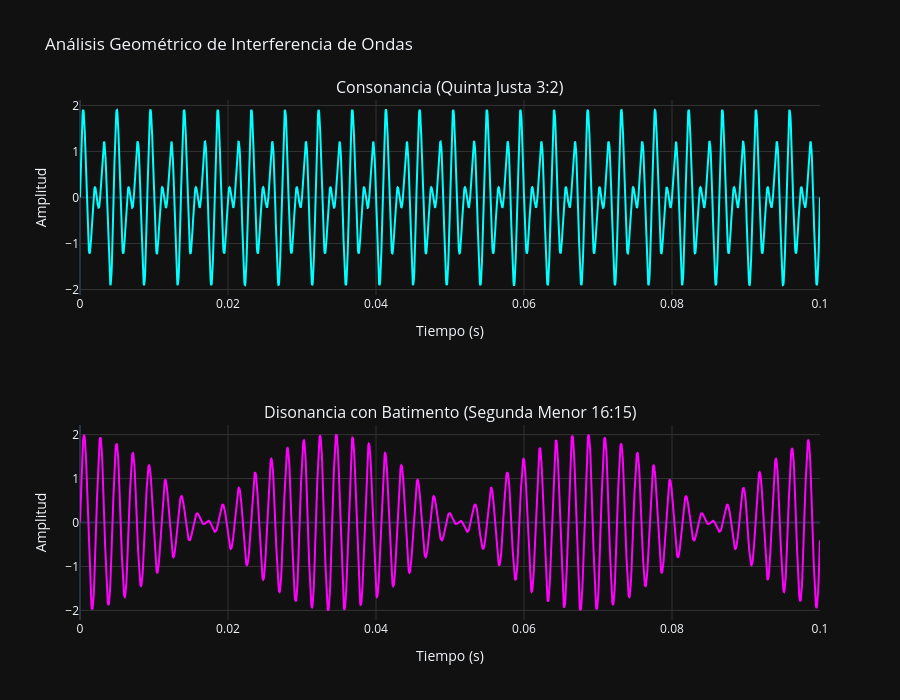

The notebook cell saved with this chart:
### Markdown cell above
## La Quinta Justa (razón 3:2)

La quinta justa se define mediante la razón racional $f_2/f_1 = 3/2$. Al tratarse del
cociente de dos enteros pequeños, la onda compuesta $y(t) = \sin(2\pi f_1 t) + \sin(2\pi
f_2 t)$ es **exactamente periódica**, con período:

$$ T = \frac{2}{f_1} = \frac{3}{f_2} $$

Es decir, cada dos ciclos de $f_1$ coinciden exactamente con tres ciclos de $f_2$, y el
patrón de interferencia se repite de manera idéntica indefinidamente, sin modulación de
amplitud. Esta periodicidad corta y estable es la razón física por la cual el oído
humano percibe la quinta justa como el intervalo consonante por excelencia (después de la
octava).

## La Segunda Menor (razón 16:15)

La segunda menor, en cambio, corresponde a una razón $f_2/f_1 = 16/15$, muy próxima a la
unidad. Al ser $f_1$ y $f_2$ casi iguales, la superposición de ambas ondas no genera un
patrón simple, sino un fenómeno de batimento. Para demostrarlo analíticamente, se aplica
la identidad trigonométrica de la suma de senos:

$$ \sin A + \sin B = 2\, \sin\!\left(\frac{A+B}{2}\right) \cos\!\left(\frac{A-B}{2}\right) $$

Sustituyendo $A = 2\pi f_1 t$ y $B = 2\pi f_2 t$, la suma de las dos ondas se reescribe
como:

$$ y(t) = \underbrace{2\cos\!\left(2\pi \frac{f_1 - f_2}{2}\, t\right)}_{\text{envolvente}}
\; \underbrace{\sin\!\left(2\pi \frac{f_1 + f_2}{2}\, t\right)}_{\text{portadora}} $$

Esta expresión revela la estructura del batimento: la onda resultante puede
interpretarse como una **portadora** que oscila a la frecuencia promedio $(f_1+f_2)/2$
—perceptualmente indistinguible de un tono único—, cuya amplitud es modulada por una
**envolvente** de baja frecuencia $\cos\!\left(2\pi \tfrac{f_1-f_2}{2} t\right)$. Puesto
que el sistema auditivo (y cualquier detector de amplitud) responde al valor absoluto de
la envolvente, la frecuencia de batimento efectivamente percibida es:

$$ f_{\text{batimento}} = |f_1 - f_2| $$

ya que $|\cos(\cdot)|$ duplica la frecuencia aparente de la envolvente al rectificar sus
semiciclos negativos. Para $f_1 = 220\ \text{Hz}$, esto produce un batimento de
aproximadamente $14.67\ \text{Hz}$, dentro del rango de aspereza (*roughness*) percibido
por el oído humano como disonancia.

### Code cell
import numpy as np
import plotly.graph_objects as go
from plotly.subplots import make_subplots

# Parámetros de tiempo (1 segundo de simulación de alta resolución)
t = np.linspace(0, 0.1, 2000)
f_fundamental = 440.0 # A4

# 1. Consonancia: Quinta Justa Perfecta (Razón 3:2)
f_quinta = f_fundamental * (3/2)
onda_consonante = np.sin(2 * np.pi * f_fundamental * t) + np.sin(2 * np.pi * f_quinta * t)

# 2. Disonancia: Segunda Menor (Razón 16:15)
f_segunda = f_fundamental * (16/15)
onda_disonante = np.sin(2 * np.pi * f_fundamental * t) + np.sin(2 * np.pi * f_segunda * t)

# Crear subplots
fig = make_subplots(rows=2, cols=1, 
                    subplot_titles=("Consonancia (Quinta Justa 3:2)", 
                                    "Disonancia con Batimento (Segunda Menor 16:15)"))

# Trazo Consonante (Cyan)
fig.add_trace(go.Scatter(x=t, y=onda_consonante, 
                         mode='lines', 
                         line=dict(color='#00FFFF', width=2),
                         name="3:2 (Consonante)"), row=1, col=1)

# Trazo Disonante (Magenta)
fig.add_trace(go.Scatter(x=t, y=onda_disonante, 
                         mode='lines', 
                         line=dict(color='#FF00FF', width=2),
                         name="16:15 (Disonante)"), row=2, col=1)

# Estilizado de la interfaz
fig.update_layout(
    template="plotly_dark",
    title="Análisis Geométrico de Interferencia de Ondas",
    height=700,
    showlegend=False,
    paper_bgcolor='#111111',
    plot_bgcolor='#111111'
)

fig.update_xaxes(title_text="Tiempo (s)", showgrid=True, gridwidth=1, gridcolor='#333333')
fig.update_yaxes(title_text="Amplitud", showgrid=True, gridwidth=1, gridcolor='#333333')

fig.show()

### Figure 1 — Plotly figure (JSON) as saved in the notebook; plotly's stock layout.template omitted (floating-point values rounded to 4 significant figures; data arrays with more than 128 entries replaced by an {"elided": "..."} marker saying what was removed)
{"data": [{"line": {"color": "#00FFFF", "width": 2}, "mode": "lines", "name": "3:2 (Consonante)", "type": "scatter", "x": {"elided": "2000 float values"}, "xaxis": "x", "y": {"elided": "2000 float values"}, "yaxis": "y"}, {"line": {"color": "#FF00FF", "width": 2}, "mode": "lines", "name": "16:15 (Disonante)", "type": "scatter", "x": {"elided": "2000 float values"}, "xaxis": "x2", "y": {"elided": "2000 float values"}, "yaxis": "y2"}], "layout": {"annotations": [{"font": {"size": 16}, "showarrow": false, "text": "Consonancia (Quinta Justa 3:2)", "x": 0.5, "xanchor": "center", "xref": "paper", "y": 1, "yanchor": "bottom", "yref": "paper"}, {"font": {"size": 16}, "showarrow": false, "text": "Disonancia con Batimento (Segunda Menor 16:15)", "x": 0.5, "xanchor": "center", "xref": "paper", "y": 0.375, "yanchor": "bottom", "yref": "paper"}], "height": 700, "paper_bgcolor": "#111111", "plot_bgcolor": "#111111", "showlegend": false, "title": {"text": "Análisis Geométrico de Interferencia de Ondas"}, "xaxis": {"anchor": "y", "domain": [0, 1], "gridcolor": "#333333", "gridwidth": 1, "showgrid": true, "title": {"text": "Tiempo (s)"}}, "xaxis2": {"anchor": "y2", "domain": [0, 1], "gridcolor": "#333333", "gridwidth": 1, "showgrid": true, "title": {"text": "Tiempo (s)"}}, "yaxis": {"anchor": "x", "domain": [0.625, 1], "gridcolor": "#333333", "gridwidth": 1, "showgrid": true, "title": {"text": "Amplitud"}}, "yaxis2": {"anchor": "x2", "domain": [0, 0.375], "gridcolor": "#333333", "gridwidth": 1, "showgrid": true, "title": {"text": "Amplitud"}}}}
